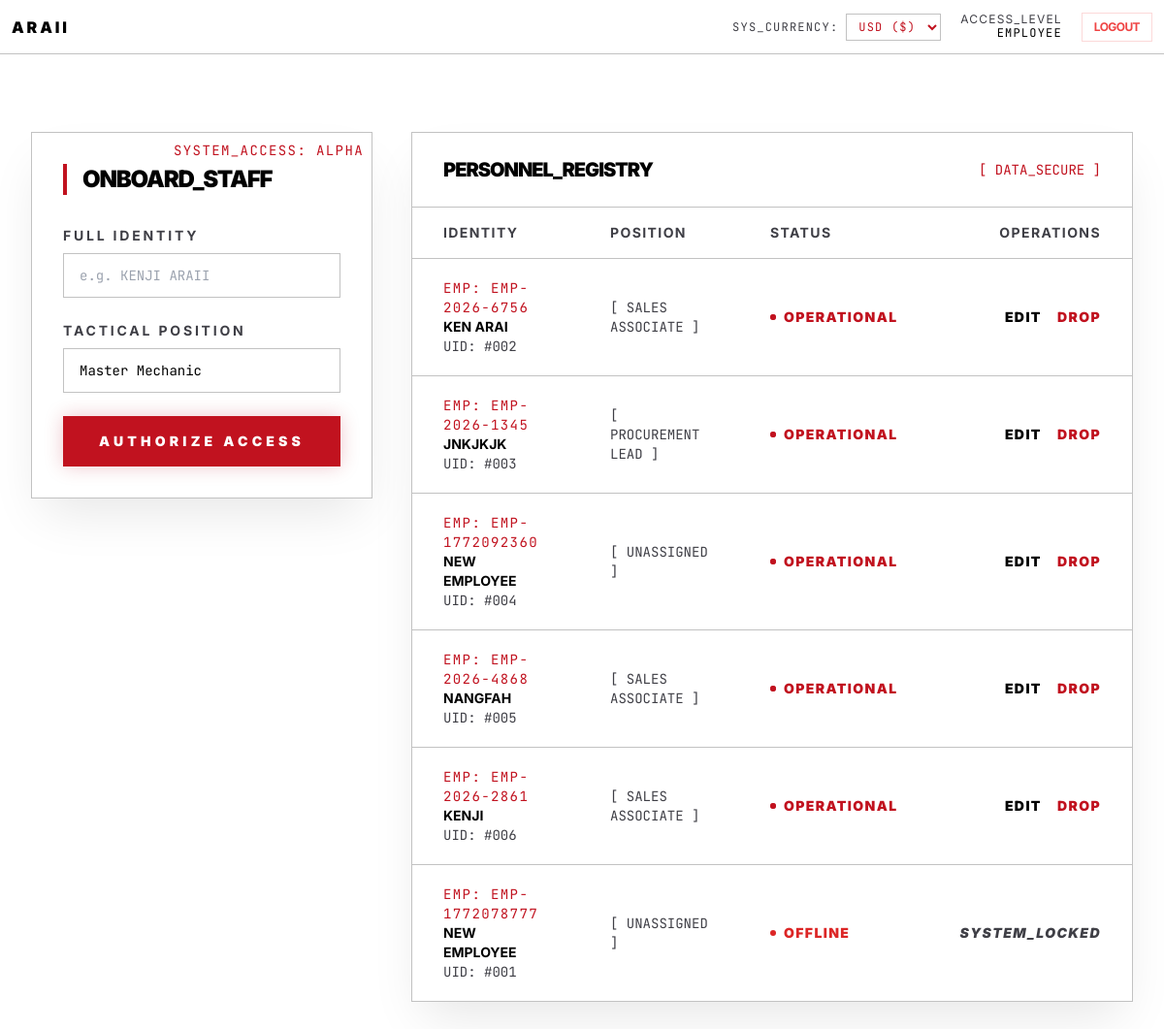
Page /employees.php (signed in) on the earlier database version.
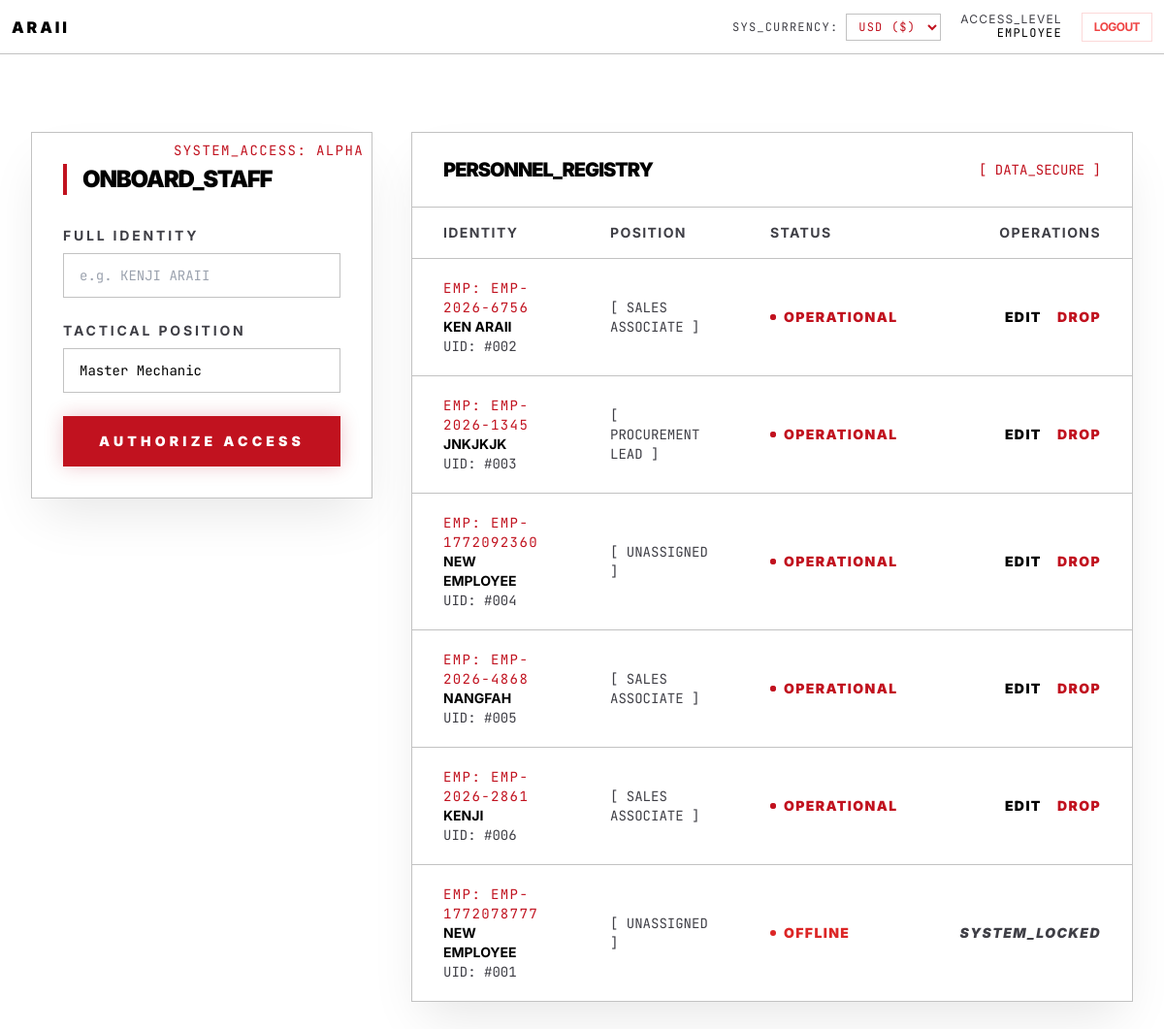
Same page on the later database version.
### tables this page shows
CREATE TABLE `employees` (
  `employee_id` int(11) NOT NULL,
  `user_id` int(11) DEFAULT NULL,
  `employee_code` varchar(20) NOT NULL,
  `name` varchar(100) NOT NULL,
  `position` varchar(100) NOT NULL,
  `is_active` tinyint(1) DEFAULT 1,
  `created_at` timestamp NULL DEFAULT current_timestamp()
);

### employees.php (the view, shortened to what the changed rows need)
<?php
require_once "config/database.php";
?>
<!DOCTYPE html>
<html lang="en">
<?php
include 'partials/head.php';
?>
<body class="page-bg-cinematic bg-white text-black font-sans min-h-screen overflow-x-hidden selection:bg-premium selection:text-white">
    <main class="max-w-[1400px] mx-auto py-20 px-8">
        <div class="grid grid-cols-1 lg:grid-cols-3 gap-10">
            <div class="lg:col-span-1 anim-load" style="animation-delay: 0.1s;">
                <div class="bg-white border border-obsidian-edge p-8 relative overflow-hidden shadow-2xl shadow-black/10">
                    <h2 class="text-2xl font-black uppercase tracking-tighter mb-8 border-l-4 border-premium pl-4">Onboard_Staff</h2>
                </div>
            </div>
            <div class="lg:col-span-2 anim-load" style="animation-delay: 0.2s;">
                <div class="bg-white border border-obsidian-edge overflow-hidden shadow-2xl shadow-black/10">
                    <div class="px-8 py-6 border-b border-obsidian-edge bg-white/[0.02] flex justify-between items-center">
                        <h2 class="text-xl font-black uppercase tracking-tighter">Personnel_Registry</h2>
                    </div>
                    <div class="overflow-x-auto">
                        <table class="w-full text-left border-collapse">
                            <thead>
                                <tr class="text-sm uppercase tracking-widest text-obsidian-muted border-b border-obsidian-edge">
                                    <th class="px-8 py-4">Identity</th>
                                    <th class="px-8 py-4">Position</th>
                                    <th class="px-8 py-4">Status</th>
                                    <th class="px-8 py-4 text-right">Operations</th>
                                </tr>
                            </thead>
                            <tbody class="divide-y divide-obsidian-edge">
                                <?php
                                $empQuery = "SELECT * FROM employees ORDER BY is_active DESC";
                                $empResult = $mysqli->query($empQuery);
                                if ($empResult->num_rows > 0):
                                    while($emp = $empResult->fetch_assoc()):
                                        $isActive = (int)$emp['is_active'] === 1;
                                        $statusText = $isActive ? 'OPERATIONAL' : 'OFFLINE';
                                ?>
                                <tr class="group hover:bg-white/[0.01] transition-colors">
                                    <td class="px-8 py-5">
                                        <div class="text-sm font-mono text-premium uppercase tracking-widest">
                                            EMP: <?= htmlspecialchars($emp['employee_code']) ?>
                                        </div>
                                        <div class="text-sm font-bold uppercase text-black group-hover:text-premium transition-colors">
                                            <?= htmlspecialchars($emp['name']) ?>
                                        </div>
                                        <div class="text-sm font-mono text-obsidian-muted">UID: #<?= str_pad($emp['employee_id'], 3, '0', STR_PAD_LEFT) ?></div>
                                    </td>
                                    <td class="px-8 py-5 text-sm font-mono uppercase text-obsidian-muted">
                                        [ <?= htmlspecialchars($emp['position']) ?> ]
                                    </td>
                                    <td class="px-8 py-5">
                                    <?php if($isActive): ?>
                                        <div class="flex items-center gap-2 text-sm font-black uppercase tracking-widest text-premium">
                                            <span class="relative flex h-1.5 w-1.5">
                                                <span class="relative inline-flex rounded-full h-1.5 w-1.5 bg-premium"></span>
                                            </span>
                                            <?= $statusText ?>
                                        </div>
                                    <?php endif; ?>
                                    </td>
                                    <td class="px-8 py-5 text-right">
                                        <div class="flex justify-end gap-4">
                                            <?php if($isActive): ?>
                                                <a href="edit_employee.php?id=<?= $emp['employee_id'] ?>" class="text-sm font-black uppercase tracking-widest text-black/50 hover:text-black transition-colors">Edit</a>
                                                <a href="actions/soft_delete.php?id=<?= $emp['employee_id'] ?>"
                                                onclick="return confirm('Decommission this entity?')"
                                                class="text-sm font-black uppercase tracking-widest text-premium hover:underline transition-colors">Drop</a>
                                            <?php else: ?>
                                                <span class="text-sm font-black uppercase tracking-widest text-obsidian-muted italic">System_Locked</span>
                                            <?php endif; ?>
                                        </div>
                                    </td>
                                </tr>
                                <?php endwhile; else: ?>
                                <tr>
                                    <td colspan="3" class="px-8 py-10 text-center text-obsidian-muted font-mono text-sm">No active personnel found.</td>
                                </tr>
                                <?php endif; ?>
                            </tbody>
                        </table>
                    </div>
                </div>
            </div>
        </div>
    </main>
</body>
</html>

Differences in the rows shown:
changed employees "002": name "KEN ARAI" → "KEN ARAII"
